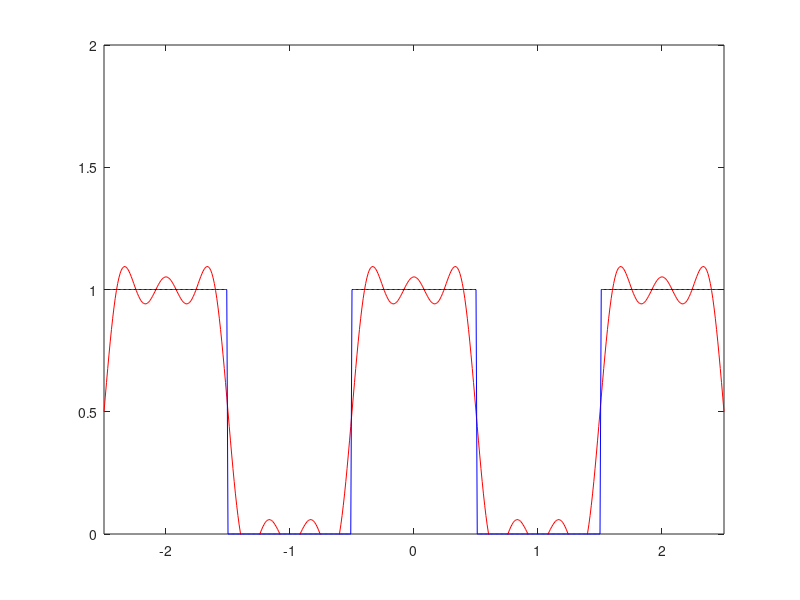

Reproduce this figure in MATLAB.
close all
clear all
x = -2.5:0.01:2.5;
% set the range of x between -2.5 and 2.5
y = linspace(0.5,0.5,501);
% set the gap between each x equals 0.01, and initialize the y = 0.5 for 
% a0 = 0.5
o = round((cos(x*pi)+1)/2);
% biuld the original square wave function 
N = input('Please input the number of N.')
for i = 1:N
    % assuming that it iterates  120 times and save the image of each
    % iteration function
    a = 2*sin(i*pi/2)/i/pi;
    y = y + a*cos(i*pi*x);
    % b =  0 can be proved by calculation
end	
figure(1)
plot(x,y,'-r')
hold
plot(x,o,'-b')
hold
% set the colour of each lines
set(gca,'XLim',[-2.5 2.5]);
set(gca,'YLim',[0 2]);
% set the range of the image
 